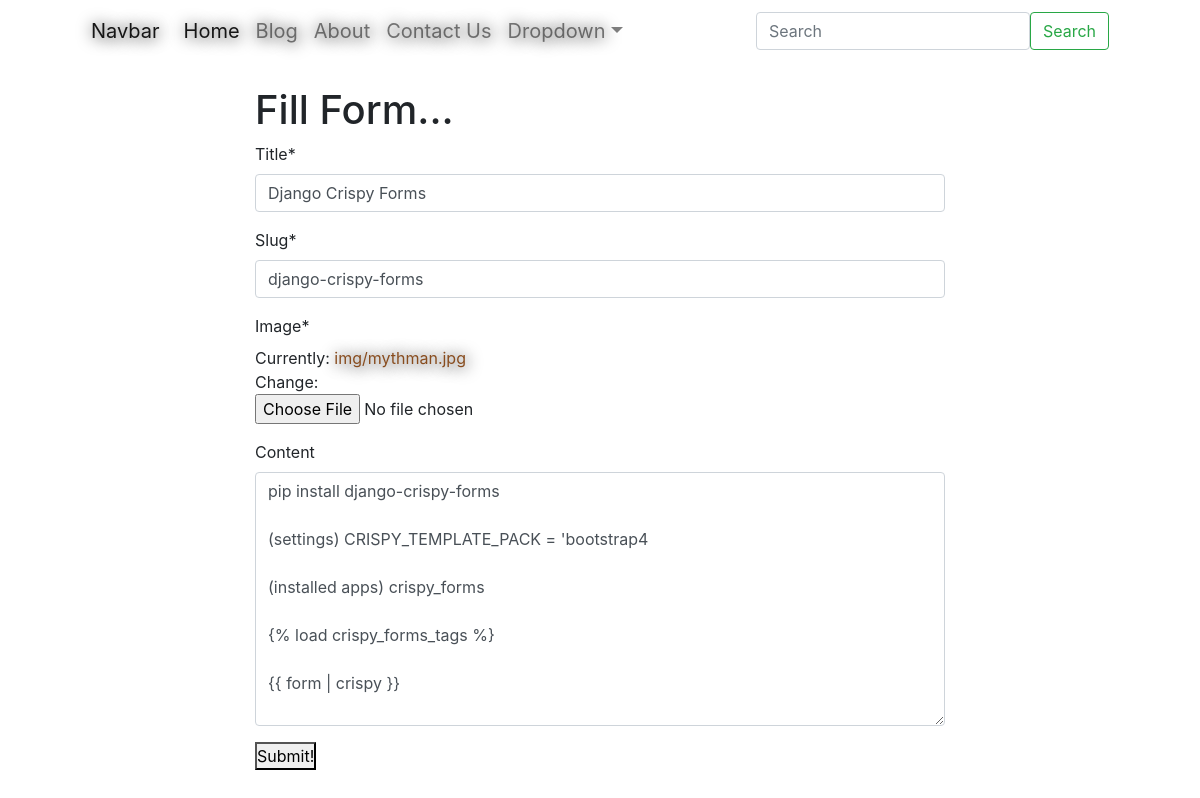
The page /blog/django-crispy-forms/update/ on the database its author committed.
### appBlog/models.py (models this page shows, shortened)
class Post(models.Model):
    user = models.ForeignKey(User, default=1, null=True, on_delete=models.SET_NULL)
    title = models.CharField(max_length=256)
    slug = models.SlugField(default="default-slug", unique=True)
    image = models.ImageField(upload_to='img/', null=True, default='img/default.png')
    content = models.TextField(null=True, blank=True)
    publish_time = models.DateTimeField(auto_now=True, auto_now_add=False, null=True, blank=True)
    timestamp = models.DateTimeField(auto_now=True)
    updated = models.DateTimeField(auto_now=True)
    objects = PostManager()
    class Meta:
        ordering = ['-updated', '-pk', '-timestamp'] # '-publish_time'
    '''
    python manage.py shell

    from appBlog.models import Post

    Post.objects.all()
                .first()
                .last().title
                .last().content

    obj = Post(title="foo", content='bar')
    obj.save()

    '''

### appBlog/views.py (the view)
# urls.py: path('<str:slug>/update/', views.update),
def update(request, slug):
    obj = get_object_or_404(Post, slug=slug)
    form = PostModelForm(request.POST or None, instance=obj)
    if form.is_valid():
        form.save()
        return redirect("/blog/")
    context = {'form':form, "title":"Update Post"}
    template = 'form.html'
    return render(request, template, context)

### appBlog/forms.py (shortened to what this page needs)
class PostModelForm(forms.ModelForm):
    class Meta:
        model = Post
        fields = ['title', 'slug', 'image', 'content']

### appBlog/models.py (called while the page is built)
    def get_queryset(self):
        return PostQuerySet(self.model, using=self._db)

### Templates/form.html
{% extends 'main/base.html' %}
{% load crispy_forms_tags %}
{% block content %}
    <h1>Fill Form...</h1>
    <form method='POST' action='.' enctype='multipart/form-data'> {% csrf_token %}
        {{ form | crispy }}
        <button type="submit">Submit!</button>
    </form>
{% endblock %}

### static/main.css (style rules this page uses)
* { padding: 0; margin: 0; }
body { margin: 0 auto; background-size: 150%, 150%; background-repeat: no-repeat; background-attachment: fixed; background-position: center; width: 90%; }
a { color: rgb(136, 76, 30); text-shadow: 1px 1px 16px black; }

### rows shown on the page
Post: title "Django Crispy Forms", slug "django-crispy-forms", content "pip install django-crispy-forms (settings) CRISPY_TEMPLATE_PACK = 'bootstrap4 (installed apps) crispy_forms {% load crispy_forms_tags %} {{ form | crispy }}"
